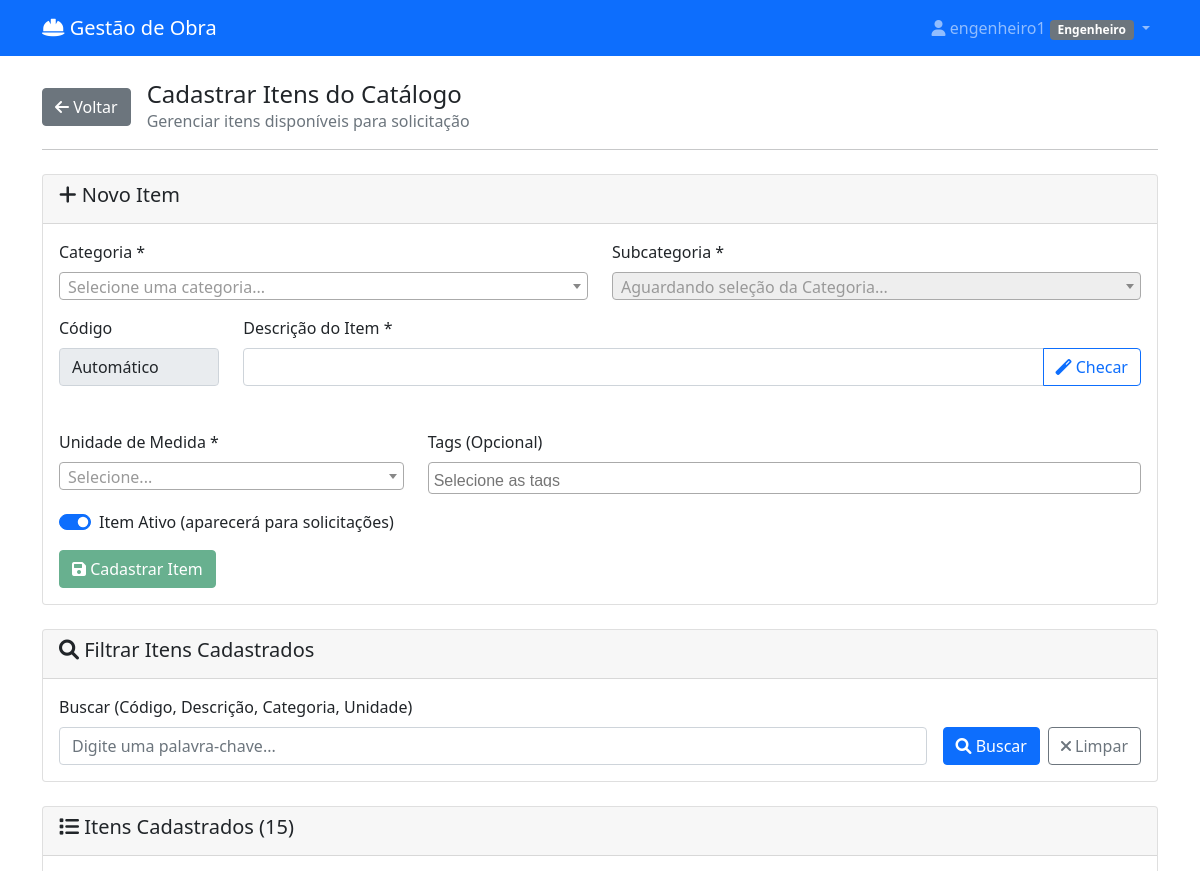
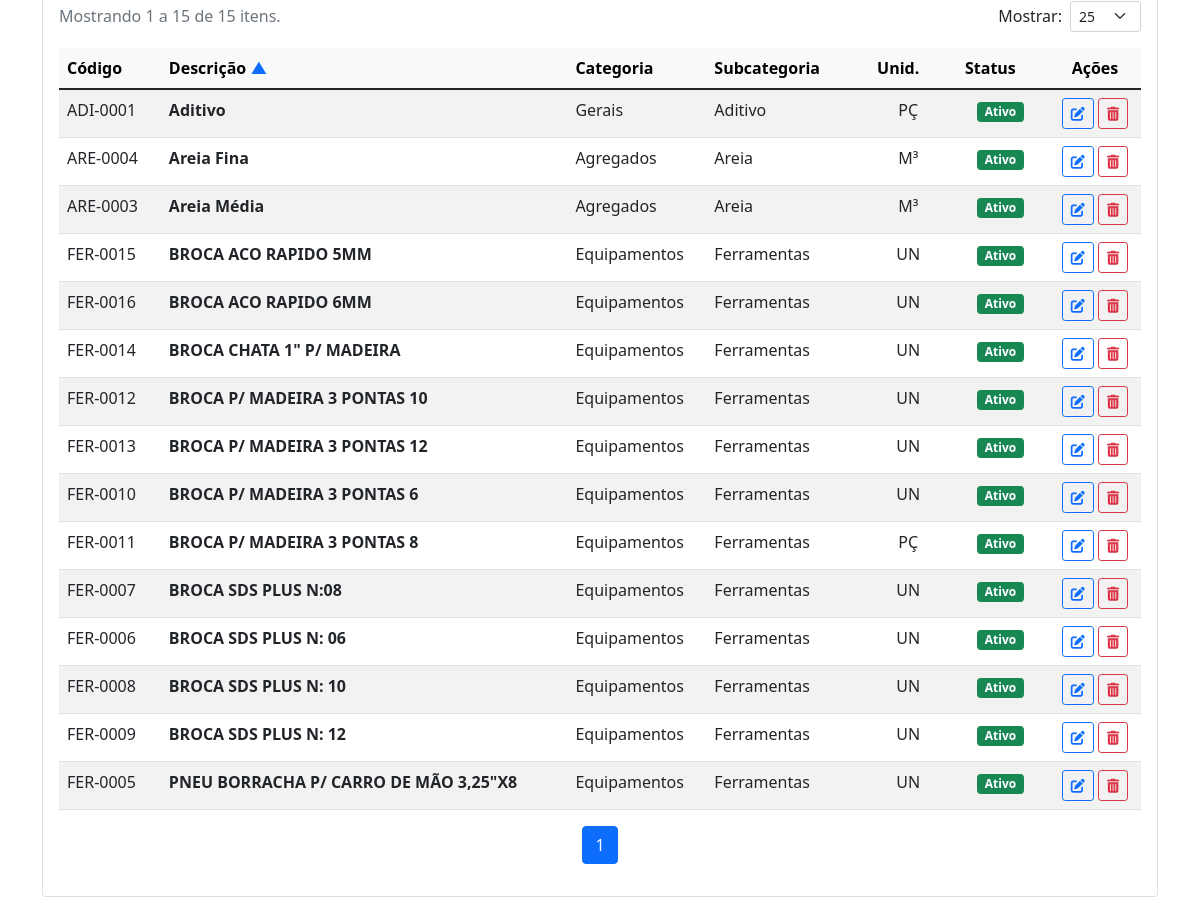
The app's page /cadastrar-itens/ (signed in), older data (2 pictures, top to bottom).
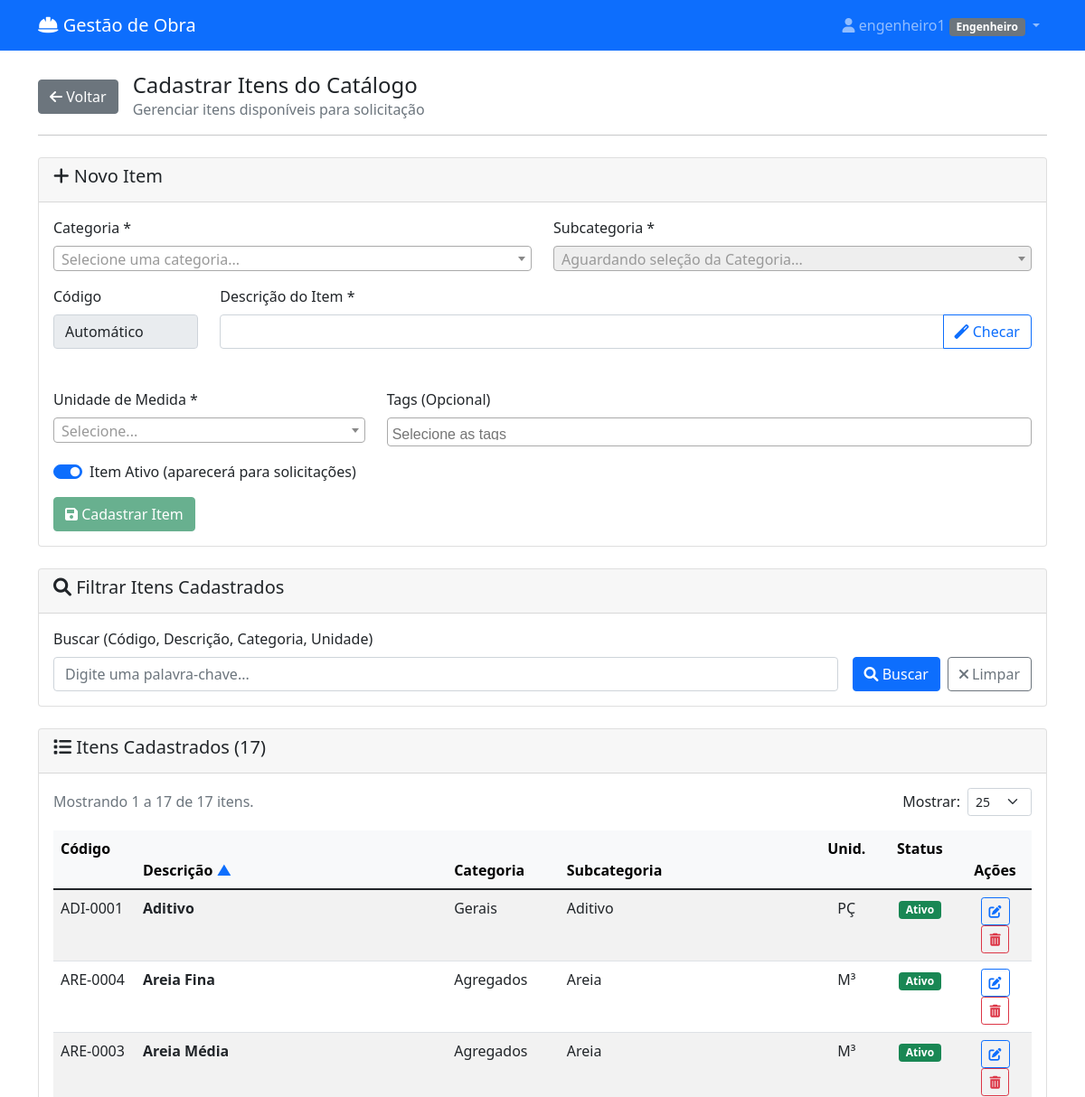
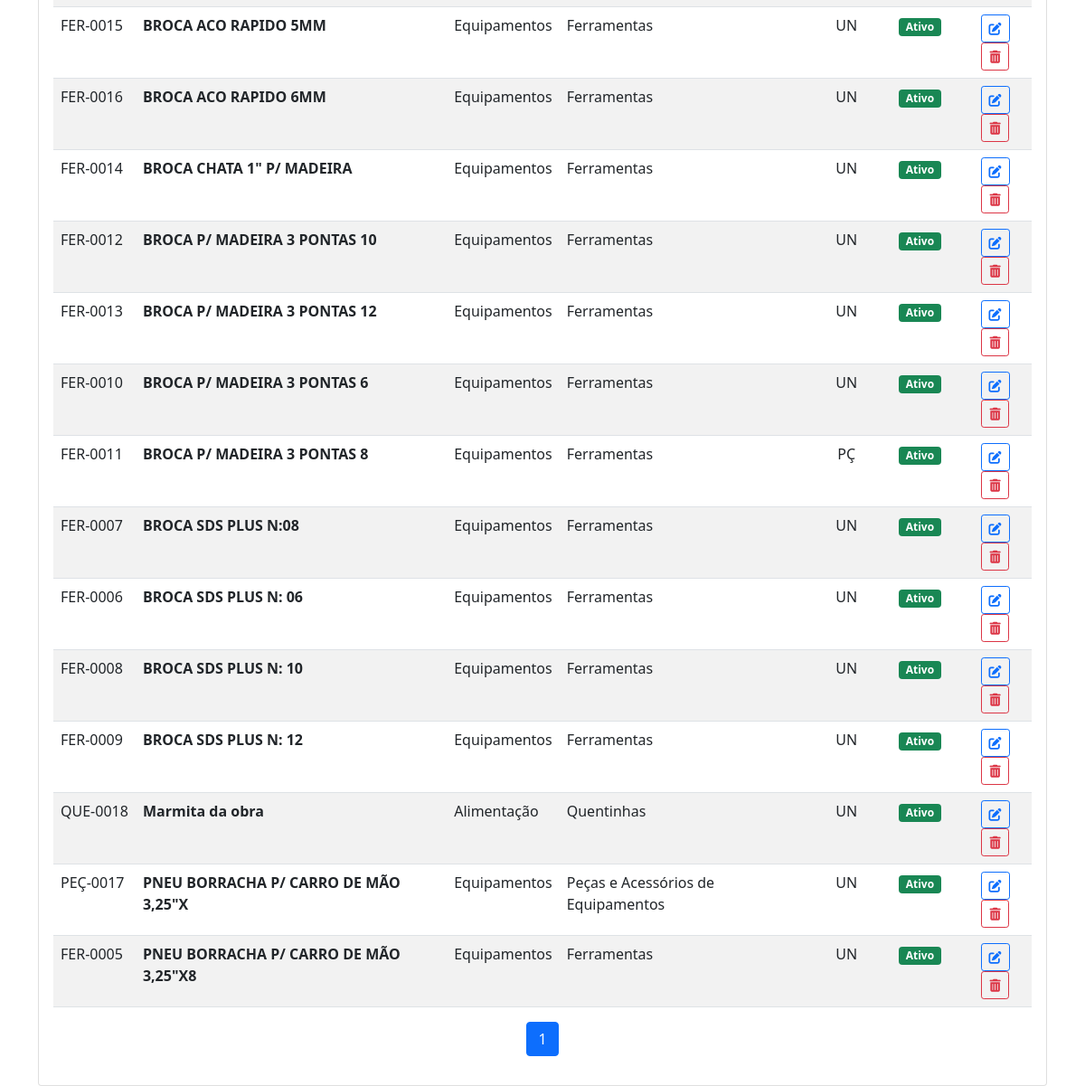
The same page, newer data (2 pictures, top to bottom).
### materiais/models.py (models this page shows, shortened)
class User(AbstractUser):
    PERFIL_CHOICES = [
        ('almoxarife_obra', 'Almoxarife da Obra'),
        ('engenheiro', 'Engenheiro'),
        ('almoxarife_escritorio', 'Almoxarife do Escritório'),
        ('diretor', 'Diretor'),
    ]
    perfil = models.CharField(max_length=30, choices=PERFIL_CHOICES)
    telefone = models.CharField(max_length=15, blank=True)
    obras = models.ManyToManyField('Obra', blank=True, related_name='usuarios')
    assinatura_imagem = models.ImageField(upload_to='assinaturas/', null=True, blank=True, verbose_name="Imagem da Assinatura")

class ItemCatalogo(models.Model):
    codigo = models.CharField(max_length=20, unique=True, blank=True, verbose_name="Código")
    descricao = models.CharField(max_length=200, verbose_name="Descrição")
    categoria = models.ForeignKey(
        CategoriaItem,
        on_delete=models.PROTECT,
        verbose_name="Categoria"
    )
    unidade = models.ForeignKey(
        UnidadeMedida,
        on_delete=models.PROTECT,
        verbose_name="Unidade Padrão",
        null=True,
        blank=True
    )
    tags = models.ManyToManyField(Tag, blank=True)
    ativo = models.BooleanField(default=True, verbose_name="Ativo")
    is_agregado = models.BooleanField(default=False, verbose_name="É Agregado?")
    class Meta:
        verbose_name = "Item do Catálogo"
        verbose_name_plural = "Itens do Catálogo"

class CategoriaItem(models.Model):
    nome = models.CharField(max_length=100)
    categoria_mae = models.ForeignKey(
        'self',
        on_delete=models.CASCADE,
        null=True,
        blank=True,
        related_name='subcategorias'
    )
    embedding = models.JSONField(null=True, blank=True, editable=False) # Armazenará o vetor numérico
    class Meta:
        verbose_name = "Categoria de Item"
        verbose_name_plural = "Categorias de Itens"
        unique_together = ('nome', 'categoria_mae',)

class UnidadeMedida(models.Model):
    nome = models.CharField(max_length=50, unique=True)
    sigla = models.CharField(max_length=10, unique=True)
    def __str__(self):
        return f"{self.nome} ({self.sigla})"
    class Meta:
        verbose_name = "Unidade de Medida"
        verbose_name_plural = "Unidades de Medida"

### materiais/views.py (the view, shortened to what this page needs)
# urls.py: path('cadastrar-itens/', views.cadastrar_itens, name='cadastrar_itens'),
@login_required
def cadastrar_itens(request):
    if request.user.perfil not in ['almoxarife_escritorio', 'diretor', 'engenheiro','almoxarife_obra']:
        messages.error(request, 'Acesso negado. Apenas o escritório ou diretoria pode cadastrar itens.')
        return redirect('materiais:dashboard')
    termo_busca = request.GET.get('q', '').strip()
    sort_by = request.GET.get('sort', 'descricao') # Padrão: descrição
    direction = request.GET.get('dir', 'asc')       # Padrão: A-Z
    page = request.GET.get('page')
    per_page_str = request.GET.get('per_page', '25') # Padrão: 25 itens
    try:
        per_page = int(per_page_str)
        if per_page not in [10, 25, 50, 100]:
            per_page = 25
    except ValueError:
        per_page = 25
    base_query = ItemCatalogo.objects.filter(
        categoria__categoria_mae__isnull=False
    ).select_related(
        'categoria__categoria_mae',
        'unidade'
    )
    valid_sort_fields = {
        'codigo': 'codigo',
        'descricao': 'descricao',
        'categoria_mae': 'categoria__categoria_mae__nome',
        'subcategoria': 'categoria__nome',
        'unidade': 'unidade__sigla',
        'ativo': 'ativo',
    }
    order_field = valid_sort_fields.get(sort_by, 'descricao')
    order = f'-{order_field}' if direction == 'desc' else order_field
    itens_list = base_query.order_by(order)
    paginator = Paginator(itens_list, per_page)
    try:
        itens_paginados = paginator.page(page)
    except PageNotAnInteger:
        itens_paginados = paginator.page(1)
    except EmptyPage:
        itens_paginados = paginator.page(paginator.num_pages)
    categorias_principais_list = CategoriaItem.objects.filter(categoria_mae__isnull=True, subcategorias__isnull=False).distinct().order_by('nome')
    unidades_list = UnidadeMedida.objects.all().order_by('nome')
    tags_list = Tag.objects.all().order_by('nome')
    context = {
        'itens': itens_paginados, # Objeto Paginado
        'categorias_principais': categorias_principais_list,
        'unidades': unidades_list,
        'tags': tags_list,
        'search_query': termo_busca,
        'current_sort': sort_by,
        'current_dir': direction,
        'per_page': per_page,
        'per_page_options': [10, 25, 50, 100],
    }
    return render(request, 'materiais/cadastrar_itens.html', context)

### materiais/templatetags/materiais_extras.py (called while the page is built)
@register.filter
def remove_param(query_string, keys_to_remove):
    keys_to_remove = keys_to_remove.split(',')
    query_dict = QueryDict(query_string).copy()
    for key in keys_to_remove:
        if key in query_dict:
            del query_dict[key]
    return query_dict.urlencode()

### materiais/templates/materiais/cadastrar_itens.html (shortened to what this page needs)
{% extends 'materiais/base.html' %}
{% load materiais_extras %} {% block title %}Cadastrar Itens do Catálogo{% endblock %}
{% block content %}
<link href="https://cdn.jsdelivr.net/npm/select2@4.1.0-rc.0/dist/css/select2.min.css" rel="stylesheet" />
<div class="d-flex align-items-center mb-3">
    <a href="{% url 'materiais:dashboard' %}" class="btn btn-secondary me-3">
        <i class="fas fa-arrow-left"></i> Voltar
    </a>
    <div>
        <h4 class="mb-0">Cadastrar Itens do Catálogo</h4>
        <p class="text-muted mb-0">Gerenciar itens disponíveis para solicitação</p>
    </div>
</div>
<hr class="mb-4">
<div class="card mb-4">
    <div class="card-header"><h5><i class="fas fa-plus"></i> Novo Item</h5></div>
    <div class="card-body">
        <form method="post" id="formCadastrarItem">
            <div class="row">
                <div class="col-md-6 mb-3">
                    <label for="categoria" class="form-label">Categoria *</label>
                </div>
                <div class="col-md-6 mb-3">
                    <label for="subcategoria" class="form-label">Subcategoria *</label>
                </div>
            </div>
            <div class="row">
                <div class="col-md-2 mb-3">
                    <label class="form-label">Código</label>
                    <input type="text" class="form-control" value="Automático" disabled>
                </div>
                <div class="col-md-10 mb-3">
                    <label for="descricao" class="form-label">Descrição do Item *</label>
                    <div class="input-group">
                        <input type="text" class="form-control" id="descricao" name="descricao" required>
                        <button class="btn btn-outline-primary" type="button" id="checarInteligentementeBtn" title="Checar Duplicidade e Sugerir Categoria com IA">
                            <i class="fas fa-magic"></i> Checar
                        </button>
                    </div>
                    <div id="avisoSimilaridade" class="mt-2"></div>
                </div>
            </div>
            <div class="row">
                <div class="col-md-4 mb-3">
                    <label for="unidade" class="form-label">Unidade de Medida *</label>
                </div>
                <div class="col-md-8 mb-3">
                    <label for="tags" class="form-label">Tags (Opcional)</label>
                </div>
            </div>
            <div class="form-check form-switch mb-3">
              <input class="form-check-input" type="checkbox" name="status" id="status" checked>
              <label class="form-check-label" for="status">Item Ativo (aparecerá para solicitações)</label>
            </div>
            <button type="submit" class="btn btn-success" id="submitBtn" disabled><i class="fas fa-save"></i> Cadastrar Item</button>
        </form>
    </div>
</div>
<div class="card mb-4">
    <div class="card-header"><h5><i class="fas fa-search"></i> Filtrar Itens Cadastrados</h5></div>
    <div class="card-body">
        <form method="GET" id="formFiltros" class="d-flex align-items-end">
            <div class="flex-grow-1 me-3">
                <label for="q_busca" class="form-label">Buscar (Código, Descrição, Categoria, Unidade)</label>
                <input type="text" name="q" id="q_busca" class="form-control" value="{{ search_query }}" placeholder="Digite uma palavra-chave...">
            </div>
            <button type="submit" class="btn btn-primary me-2"><i class="fas fa-search"></i> Buscar</button>
            <a href="{% url 'materiais:cadastrar_itens' %}" class="btn btn-outline-secondary"><i class="fas fa-times"></i> Limpar</a>
        </form>
    </div>
</div>
<div class="card">
    <div class="card-header"><h5><i class="fas fa-list"></i> Itens Cadastrados ({{ itens.paginator.count }})</h5></div>
    <div class="card-body">
        {% if itens.paginator.count > 0 %}
            <div class="d-flex justify-content-between align-items-center mb-3">
                <p class="text-muted mb-0">
                    Mostrando {{ itens.start_index }} a {{ itens.end_index }} de {{ itens.paginator.count }} itens.
                </p>
                <form method="GET" id="formPerpage" class="d-flex align-items-center">
                    <label for="per_page" class="form-label me-2 mb-0">Mostrar:</label>
                    <select name="per_page" id="per_page" class="form-select form-select-sm" style="width: auto;">
                        {% for num in per_page_options %}
                            <option value="{{ num }}" {% if num == per_page %}selected{% endif %}>{{ num }}</option>
                        {% endfor %}
                    </select>
                </form>
            </div>
            <div class="table-responsive">
                <table class="table table-striped table-hover">
                    <thead class="table-light">
                        {% with base_url=request.path url_params=request.GET.urlencode|remove_param:'sort,dir,page' %}
                        <tr>
                            <th class="sortable">
                                <a href="?sort=codigo&dir={% if current_sort == 'codigo' and current_dir == 'asc' %}desc{% else %}asc{% endif %}&{{ url_params }}">
                                    Código
                                </a>
                            </th>
                            <th class="sortable">
                                <a href="?sort=descricao&dir={% if current_sort == 'descricao' and current_dir == 'asc' %}desc{% else %}asc{% endif %}&{{ url_params }}">
                                    Descrição <span class="sort-icon">{% if current_sort == 'descricao' or not current_sort %}{% if current_dir == 'asc' %}&#9650;{% else %}&#9660;{% endif %}{% endif %}</span>
                                </a>
                            </th>
                            <th class="sortable">
                                <a href="?sort=categoria_mae&dir={% if current_sort == 'categoria_mae' and current_dir == 'asc' %}desc{% else %}asc{% endif %}&{{ url_params }}">
                                    Categoria
                                </a>
                            </th>
                            <th class="sortable">
                                <a href="?sort=subcategoria&dir={% if current_sort == 'subcategoria' and current_dir == 'asc' %}desc{% else %}asc{% endif %}&{{ url_params }}">
                                    Subcategoria
                                </a>
                            </th>
                            <th class="text-center sortable">
                                <a href="?sort=unidade&dir={% if current_sort == 'unidade' and current_dir == 'asc' %}desc{% else %}asc{% endif %}&{{ url_params }}">
                                    Unid.
                                </a>
                            </th>
                            <th class="text-center sortable">
                                <a href="?sort=ativo&dir={% if current_sort == 'ativo' and current_dir == 'asc' %}desc{% else %}asc{% endif %}&{{ url_params }}">
                                    Status
                                </a>
                            </th>
                            <th class="text-center">Ações</th>
                        </tr>
                        {% endwith %}
                    </thead>
                    <tbody>
                        {% for item in itens %}
                        <tr>
                            <td>{{ item.codigo }}</td>
                            <td><strong>{{ item.descricao }}</strong></td>
                            <td>{{ item.categoria.categoria_mae.nome|default:"-" }}</td>
                            <td>{{ item.categoria.nome|default:"-" }}</td>
                            <td class="text-center">{{ item.unidade.sigla }}</td>
                            <td class="text-center">{% if item.ativo %}<span class="badge bg-success">Ativo</span>{% else %}<span class="badge bg-danger">Inativo</span>{% endif %}</td>
                            <td class="text-center">
                                <a href="{% url 'materiais:editar_item' item.id %}" class="btn btn-sm btn-outline-primary" title="Editar Item"><i class="fas fa-edit"></i></a>
                                <button type="button" class="btn btn-sm btn-outline-danger"
                                        data-bs-toggle="modal" data-bs-target="#deletarItemModal"
                                        data-item-id="{{ item.id }}"
                                        data-item-descricao="{{ item.descricao }}"
                                        title="Apagar Item">
                                    <i class="fas fa-trash-alt"></i>
                                </button>
                            </td>
                        </tr>
                        {% endfor %}
                    </tbody>
                </table>
            </div>
            <nav>
                <ul class="pagination justify-content-center">
                    {% for i in itens.paginator.page_range %}
                        <li class="page-item {% if itens.number == i %}active{% endif %}">
                            {% with new_params=request.GET.urlencode|remove_param:'page' %}
                            <a class="page-link" href="?page={{ i }}&{{ new_params }}">{{ i }}</a>
                            {% endwith %}
                        </li>
                    {% endfor %}
                </ul>
            </nav>
        {% else %}
            <div class="text-center text-muted p-4">
                <i class="fas fa-inbox fa-3x mb-3"></i>
                <p>Nenhum item encontrado com os filtros aplicados.</p>
            </div>
        {% endif %}
    </div>
</div>
{% endblock %}

### materiais/templates/materiais/base.html (shortened to what this page needs)
<!DOCTYPE html>
<html lang="pt-br">
<head>
    <link href="https://cdn.jsdelivr.net/npm/bootstrap@5.1.3/dist/css/bootstrap.min.css" rel="stylesheet">
    <link href="https://cdnjs.cloudflare.com/ajax/libs/font-awesome/6.0.0/css/all.min.css" rel="stylesheet">
</head>
<body>
    <nav class="navbar navbar-expand-lg navbar-dark bg-primary">
        <div class="container">
            <a class="navbar-brand" href="{% url 'materiais:dashboard' %}">
                <i class="fas fa-hard-hat"></i> Gestão de Obra
            </a>
            {% if user.is_authenticated %}
            <div class="navbar-nav ms-auto">
                <div class="nav-item dropdown">
                    <a class="nav-link dropdown-toggle" href="#" role="button" data-bs-toggle="dropdown">
                        <i class="fas fa-user"></i> {{ user.get_full_name|default:user.username }}
                        <span class="badge bg-secondary">{{ user.get_perfil_display }}</span>
                    </a>
                </div>
            </div>
            {% endif %}
        </div>
    </nav>
    <div class="container mt-4">
        {% block content %}
        {% endblock %}
    </div>
</body>
</html>

### materiais/templates/materiais/cadastrar_itens.html (style rules this page uses)
#avisoSimilaridade { min-height: 20px; font-size: 0.9em; transition: opacity 0.3s ease; }
.sortable a { text-decoration: none; color: inherit; font-weight: bold; }
.sort-icon { display: inline-block; width: 1em; text-align: center; color: #0d6efd; }

Row changes from the older to the newer data that the page shows:
added ItemCatalogo: codigo "QUE-0018", descricao "Marmita da obra", categoria.categoria_mae.nome "Alimentação", categoria.nome "Quentinhas", unidade.sigla "UN", ativo "Ativo"
added ItemCatalogo: codigo "PEÇ-0017", descricao "PNEU BORRACHA P/ CARRO DE MÃO 3,25\"X", categoria.categoria_mae.nome "Equipamentos", categoria.nome "Peças e Acessórios de Equipamentos", unidade.sigla "UN", ativo "Ativo"
Text that changed along with them:
{{ itens.paginator.count }}: "15" → "17"
{{ itens.end_index }}: "15" → "17"
